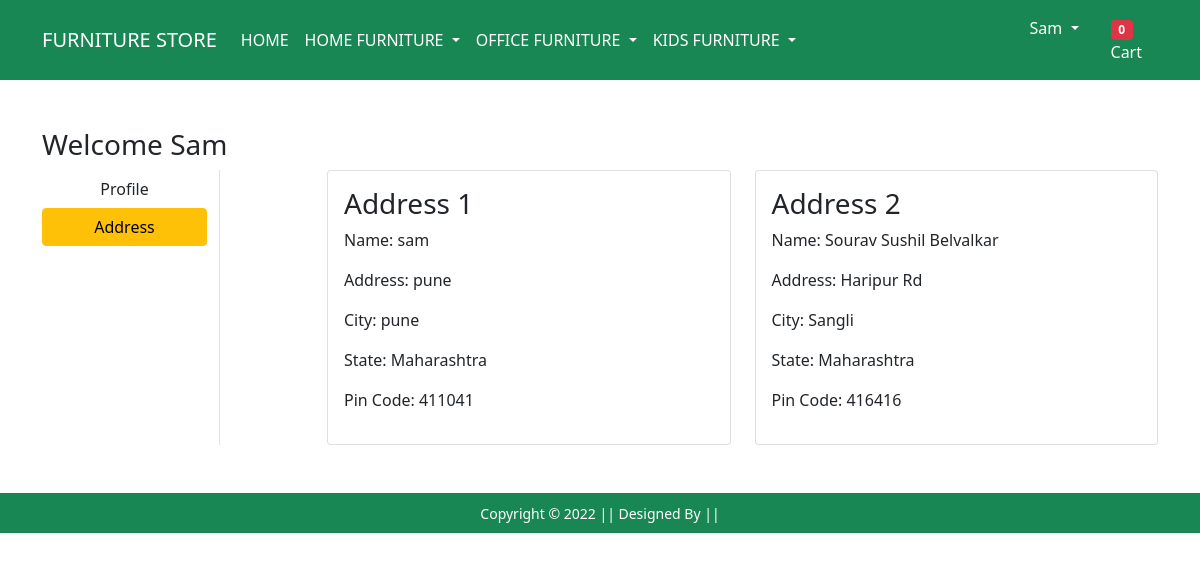
Screenshot of /address/ (signed in) with the database file from the repository.
### app/models.py (models this page shows, shortened)
class Customer(models.Model):
    user = models.ForeignKey(User, on_delete=models.CASCADE)
    name =models.CharField(max_length=200)
    locality= models.CharField(max_length=200)
    city = models.CharField(max_length=50)
    zipcode =models.IntegerField()
    state = models.CharField( choices = STATE_CHOICES,max_length=50)

### app/views.py (the view)
# urls.py: path('address/', views.address, name='address'),
def address(request):
 totalitem=0
 add =Customer.objects.filter(user=request.user)
 if request.user.is_authenticated:
  totalitem= len(Cart.objects.filter(user=request.user))
 return render(request, 'app/address.html',{'add':add,'active':'btn-warning','totalitem':totalitem})

### app/templates/app/address.html (shortened to what this page needs)
{% extends 'app/base.html' %}
{% load static %}
{% block main-content %}
<div class="container my-5">
 <div class="row">
 <h3>Welcome <span class="text-capitalize">{{request.user}}</span></h3>
  <div class="col-sm-2 border-end">
   <ul class="list-unstyled">
    <li class="d-grid"><a href="{% url 'profile' %}" class="btn ">Profile</a></li>
    <li class="d-grid"><a href="{% url 'address' %}" class="btn {{active}}">Address</a></li>
   </ul>
  </div>
  <div class="col-sm-9 offset-sm-1">
   <div class="row">
    {%for ad in add%}
    <div class="col-sm-6">
     <div class="card">
      <div class="card-body">
       <h3>Address {{forloop.counter}}</h3>
       <p>Name: {{ad.name}}</p>
       <p>Address: {{ad.locality}}</p>
       <p>City: {{ad.city}}</p>
       <p>State: {{ad.state}}</p>
       <p>Pin Code: {{ad.zipcode}}</p>
      </div>
     </div>
    </div>
    {%endfor%}
   </div>
  </div>
 </div>
</div>
{% endblock main-content %}

### app/templates/app/base.html (shortened to what this page needs)
<!doctype html>
{% load static %}
<html lang="en">
  <head>
    <link href="https://cdn.jsdelivr.net/npm/bootstrap@5.0.0-beta1/dist/css/bootstrap.min.css" rel="stylesheet">
    <link rel="stylesheet" href="{% static 'app/css/owl.carousel.min.css' %}">
    <link rel="stylesheet" href="{% static 'app/css/all.min.css' %}">
    <link rel="stylesheet" href="{% static 'app/css/style.css' %}">
  </head>
  <body>
    <nav class="navbar navbar-expand-lg navbar-dark bg-success">
     <div class="container">
       <a class="navbar-brand" href="/">FURNITURE STORE</a>
       <div class="collapse navbar-collapse" id="navbarSupportedContent">
         <ul class="navbar-nav me-auto mb-2 mb-lg-0">
           <li class="nav-item">
             <a class="nav-link active" aria-current="page" href="/">HOME</a>
           </li>
           <li class="nav-item dropdown">
             <a class="nav-link dropdown-toggle text-white" href="#" id="fashionDropdown" role="button" data-bs-toggle="dropdown" aria-expanded="false">
               HOME FURNITURE
             </a>
           </li>
           <li class="nav-item dropdown">
            <a class="nav-link dropdown-toggle text-white" href="#" id="fashionDropdown" role="button" data-bs-toggle="dropdown" aria-expanded="false">
              OFFICE FURNITURE
            </a>
          </li>
          <li class="nav-item dropdown">
            <a class="nav-link dropdown-toggle text-white" href="#" id="fashionDropdown" role="button" data-bs-toggle="dropdown" aria-expanded="false">
              KIDS FURNITURE
            </a>
               </div>
         <div>
          <ul class="navbar-nav me-auto mb-2 mb-lg-0">
            {%if request.user.is_authenticated %}
           <li class="nav-item dropdown mx-2">
              <a class="nav-link dropdown-toggle text-white" href="#" id="profileDropdown" role="button" data-bs-toggle="dropdown" aria-expanded="false">
                {{request.user.username|capfirst}}
              </a>
            </li>
            <li class="nav-item mx-2">
             <a href="{% url 'cart' %}" class="nav-link text-white"><span class="badge bg-danger">{{totalitem}}</span>Cart</a>
            </li>
            {% endif %}
          </ul>
         </div>
       </div>
    </nav>
    {% block main-content %} {% endblock main-content %}
    <footer class="container-fluid bg-success text-center p-2 mt-5">
        <small class="text-white">Copyright &copy; 2022 || Designed By  ||  </small>
    </footer>
  </body>
</html>

### rows the page displays
Customer: name "sam", locality "pune", city "pune", state "Maharashtra", zipcode "411041"
Customer: name "Sourav Sushil Belvalkar", locality "Haripur Rd", city "Sangli", state "Maharashtra", zipcode "416416"

### other values shown
{{ request.user.username|capfirst }} "Sam"
{{ totalitem }} "0"
{{ request.user }} "Sam"
